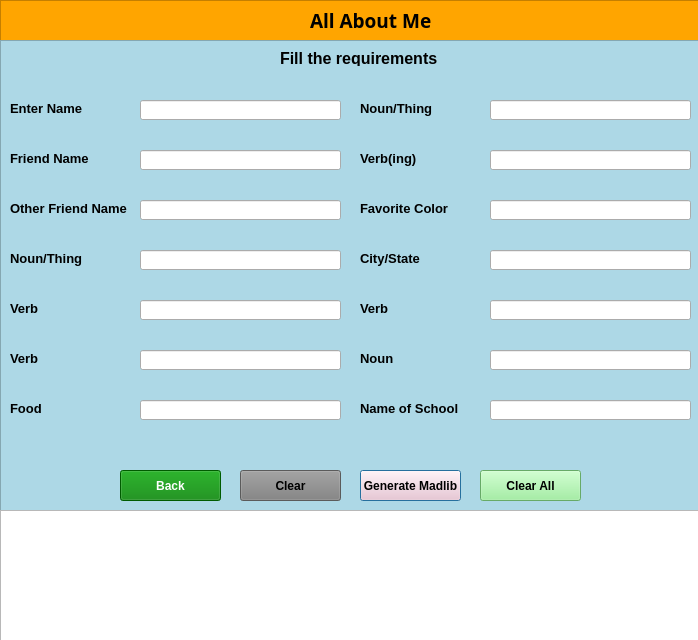
<?xml version="1.0" encoding="UTF-8"?>
<ui version="4.0">
 <class>Dialog</class>
 <widget class="QDialog" name="Dialog">
  <property name="geometry">
   <rect>
    <x>0</x>
    <y>0</y>
    <width>698</width>
    <height>640</height>
   </rect>
  </property>
  <property name="windowTitle">
   <string>Mad Lib 01</string>
  </property>
  <property name="styleSheet">
   <string notr="true">#frame1{
	background:orange;
}
#frame2{
background:lightblue;
}

#madlibbtn{
background:pink;
color:black;



}

#madlibbtn:hover{
border:1px dashed blue;
background:green;
color:white;
}

#clearbtn{
	background:gray;
	
}
#clearbtn:hover{
	background:red;
color:white;
	
}

#backbtn{
	background:green;
color:white;
}

#backbtn:hover{
	background:lightblue;
color:black;

	
}

#clearallbtn{
	background:lightgreen;

}

#clearallbtn:hover{
	background:rgba(200,10,20);
color:white;

}</string>
  </property>
  <widget class="QFrame" name="frame1">
   <property name="geometry">
    <rect>
     <x>0</x>
     <y>0</y>
     <width>701</width>
     <height>41</height>
    </rect>
   </property>
   <property name="frameShape">
    <enum>QFrame::StyledPanel</enum>
   </property>
   <property name="frameShadow">
    <enum>QFrame::Raised</enum>
   </property>
   <widget class="QLabel" name="title_label">
    <property name="geometry">
     <rect>
      <x>310</x>
      <y>10</y>
      <width>121</width>
      <height>21</height>
     </rect>
    </property>
    <property name="font">
     <font>
      <family>Rockwell</family>
      <pointsize>14</pointsize>
      <weight>75</weight>
      <italic>false</italic>
      <bold>true</bold>
      <strikeout>false</strikeout>
     </font>
    </property>
    <property name="mouseTracking">
     <bool>true</bool>
    </property>
    <property name="styleSheet">
     <string notr="true"/>
    </property>
    <property name="text">
     <string>All About Me</string>
    </property>
   </widget>
  </widget>
  <widget class="QFrame" name="frame2">
   <property name="geometry">
    <rect>
     <x>0</x>
     <y>40</y>
     <width>701</width>
     <height>471</height>
    </rect>
   </property>
   <property name="frameShape">
    <enum>QFrame::StyledPanel</enum>
   </property>
   <property name="frameShadow">
    <enum>QFrame::Raised</enum>
   </property>
   <widget class="QLabel" name="label">
    <property name="geometry">
     <rect>
      <x>280</x>
      <y>10</y>
      <width>161</width>
      <height>16</height>
     </rect>
    </property>
    <property name="font">
     <font>
      <family>Arial</family>
      <pointsize>12</pointsize>
      <weight>75</weight>
      <bold>true</bold>
     </font>
    </property>
    <property name="text">
     <string>Fill the requirements</string>
    </property>
   </widget>
   <widget class="QLabel" name="label_2">
    <property name="geometry">
     <rect>
      <x>10</x>
      <y>60</y>
      <width>81</width>
      <height>16</height>
     </rect>
    </property>
    <property name="font">
     <font>
      <pointsize>10</pointsize>
      <weight>75</weight>
      <bold>true</bold>
     </font>
    </property>
    <property name="text">
     <string>Enter Name</string>
    </property>
   </widget>
   <widget class="QLineEdit" name="name1">
    <property name="geometry">
     <rect>
      <x>140</x>
      <y>60</y>
      <width>201</width>
      <height>20</height>
     </rect>
    </property>
   </widget>
   <widget class="QLineEdit" name="noun1">
    <property name="geometry">
     <rect>
      <x>490</x>
      <y>60</y>
      <width>201</width>
      <height>20</height>
     </rect>
    </property>
    <property name="text">
     <string/>
    </property>
   </widget>
   <widget class="QLabel" name="label_5">
    <property name="geometry">
     <rect>
      <x>360</x>
      <y>60</y>
      <width>81</width>
      <height>16</height>
     </rect>
    </property>
    <property name="font">
     <font>
      <pointsize>10</pointsize>
      <weight>75</weight>
      <bold>true</bold>
     </font>
    </property>
    <property name="text">
     <string>Noun/Thing</string>
    </property>
   </widget>
   <widget class="QLineEdit" name="name2">
    <property name="geometry">
     <rect>
      <x>140</x>
      <y>110</y>
      <width>201</width>
      <height>20</height>
     </rect>
    </property>
   </widget>
   <widget class="QLabel" name="label_6">
    <property name="geometry">
     <rect>
      <x>10</x>
      <y>110</y>
      <width>111</width>
      <height>16</height>
     </rect>
    </property>
    <property name="font">
     <font>
      <pointsize>10</pointsize>
      <weight>75</weight>
      <bold>true</bold>
     </font>
    </property>
    <property name="text">
     <string>Friend Name</string>
    </property>
   </widget>
   <widget class="QLineEdit" name="verb1">
    <property name="geometry">
     <rect>
      <x>490</x>
      <y>110</y>
      <width>201</width>
      <height>20</height>
     </rect>
    </property>
   </widget>
   <widget class="QLabel" name="label_7">
    <property name="geometry">
     <rect>
      <x>360</x>
      <y>110</y>
      <width>81</width>
      <height>16</height>
     </rect>
    </property>
    <property name="font">
     <font>
      <pointsize>10</pointsize>
      <weight>75</weight>
      <bold>true</bold>
     </font>
    </property>
    <property name="text">
     <string>Verb(ing)</string>
    </property>
   </widget>
   <widget class="QLineEdit" name="name3">
    <property name="geometry">
     <rect>
      <x>140</x>
      <y>160</y>
      <width>201</width>
      <height>20</height>
     </rect>
    </property>
   </widget>
   <widget class="QLabel" name="label_8">
    <property name="geometry">
     <rect>
      <x>10</x>
      <y>160</y>
      <width>121</width>
      <height>16</height>
     </rect>
    </property>
    <property name="font">
     <font>
      <pointsize>10</pointsize>
      <weight>75</weight>
      <bold>true</bold>
     </font>
    </property>
    <property name="text">
     <string>Other Friend Name</string>
    </property>
   </widget>
   <widget class="QLineEdit" name="color">
    <property name="geometry">
     <rect>
      <x>490</x>
      <y>160</y>
      <width>201</width>
      <height>20</height>
     </rect>
    </property>
   </widget>
   <widget class="QLabel" name="label_9">
    <property name="geometry">
     <rect>
      <x>360</x>
      <y>160</y>
      <width>121</width>
      <height>16</height>
     </rect>
    </property>
    <property name="font">
     <font>
      <pointsize>10</pointsize>
      <weight>75</weight>
      <bold>true</bold>
     </font>
    </property>
    <property name="text">
     <string>Favorite Color</string>
    </property>
   </widget>
   <widget class="QLabel" name="label_10">
    <property name="geometry">
     <rect>
      <x>10</x>
      <y>210</y>
      <width>121</width>
      <height>16</height>
     </rect>
    </property>
    <property name="font">
     <font>
      <pointsize>10</pointsize>
      <weight>75</weight>
      <bold>true</bold>
     </font>
    </property>
    <property name="text">
     <string>Noun/Thing</string>
    </property>
   </widget>
   <widget class="QLineEdit" name="noun2">
    <property name="geometry">
     <rect>
      <x>140</x>
      <y>210</y>
      <width>201</width>
      <height>20</height>
     </rect>
    </property>
   </widget>
   <widget class="QLineEdit" name="city">
    <property name="geometry">
     <rect>
      <x>490</x>
      <y>210</y>
      <width>201</width>
      <height>20</height>
     </rect>
    </property>
   </widget>
   <widget class="QLabel" name="label_11">
    <property name="geometry">
     <rect>
      <x>360</x>
      <y>210</y>
      <width>121</width>
      <height>16</height>
     </rect>
    </property>
    <property name="font">
     <font>
      <pointsize>10</pointsize>
      <weight>75</weight>
      <bold>true</bold>
     </font>
    </property>
    <property name="text">
     <string>City/State</string>
    </property>
   </widget>
   <widget class="QLineEdit" name="verb2">
    <property name="geometry">
     <rect>
      <x>140</x>
      <y>260</y>
      <width>201</width>
      <height>20</height>
     </rect>
    </property>
   </widget>
   <widget class="QLabel" name="label_12">
    <property name="geometry">
     <rect>
      <x>10</x>
      <y>260</y>
      <width>121</width>
      <height>16</height>
     </rect>
    </property>
    <property name="font">
     <font>
      <pointsize>10</pointsize>
      <weight>75</weight>
      <bold>true</bold>
     </font>
    </property>
    <property name="text">
     <string>Verb</string>
    </property>
   </widget>
   <widget class="QLineEdit" name="verb3">
    <property name="geometry">
     <rect>
      <x>490</x>
      <y>260</y>
      <width>201</width>
      <height>20</height>
     </rect>
    </property>
   </widget>
   <widget class="QLabel" name="label_13">
    <property name="geometry">
     <rect>
      <x>360</x>
      <y>260</y>
      <width>121</width>
      <height>16</height>
     </rect>
    </property>
    <property name="font">
     <font>
      <pointsize>10</pointsize>
      <weight>75</weight>
      <bold>true</bold>
     </font>
    </property>
    <property name="text">
     <string>Verb</string>
    </property>
   </widget>
   <widget class="QLabel" name="label_14">
    <property name="geometry">
     <rect>
      <x>10</x>
      <y>310</y>
      <width>121</width>
      <height>16</height>
     </rect>
    </property>
    <property name="font">
     <font>
      <pointsize>10</pointsize>
      <weight>75</weight>
      <bold>true</bold>
     </font>
    </property>
    <property name="text">
     <string>Verb</string>
    </property>
   </widget>
   <widget class="QLineEdit" name="verb4">
    <property name="geometry">
     <rect>
      <x>140</x>
      <y>310</y>
      <width>201</width>
      <height>20</height>
     </rect>
    </property>
   </widget>
   <widget class="QLabel" name="label_15">
    <property name="geometry">
     <rect>
      <x>360</x>
      <y>310</y>
      <width>121</width>
      <height>16</height>
     </rect>
    </property>
    <property name="font">
     <font>
      <pointsize>10</pointsize>
      <weight>75</weight>
      <bold>true</bold>
     </font>
    </property>
    <property name="text">
     <string>Noun</string>
    </property>
   </widget>
   <widget class="QLineEdit" name="noun3">
    <property name="geometry">
     <rect>
      <x>490</x>
      <y>310</y>
      <width>201</width>
      <height>20</height>
     </rect>
    </property>
   </widget>
   <widget class="QLabel" name="label_16">
    <property name="geometry">
     <rect>
      <x>10</x>
      <y>360</y>
      <width>121</width>
      <height>16</height>
     </rect>
    </property>
    <property name="font">
     <font>
      <pointsize>10</pointsize>
      <weight>75</weight>
      <bold>true</bold>
     </font>
    </property>
    <property name="text">
     <string>Food</string>
    </property>
   </widget>
   <widget class="QLineEdit" name="food">
    <property name="geometry">
     <rect>
      <x>140</x>
      <y>360</y>
      <width>201</width>
      <height>20</height>
     </rect>
    </property>
   </widget>
   <widget class="QLabel" name="label_17">
    <property name="geometry">
     <rect>
      <x>360</x>
      <y>360</y>
      <width>121</width>
      <height>16</height>
     </rect>
    </property>
    <property name="font">
     <font>
      <pointsize>10</pointsize>
      <weight>75</weight>
      <bold>true</bold>
     </font>
    </property>
    <property name="text">
     <string>Name of School</string>
    </property>
   </widget>
   <widget class="QLineEdit" name="school">
    <property name="geometry">
     <rect>
      <x>490</x>
      <y>360</y>
      <width>201</width>
      <height>20</height>
     </rect>
    </property>
   </widget>
   <widget class="QPushButton" name="madlibbtn">
    <property name="geometry">
     <rect>
      <x>360</x>
      <y>430</y>
      <width>101</width>
      <height>31</height>
     </rect>
    </property>
    <property name="font">
     <font>
      <family>Arial</family>
      <pointsize>9</pointsize>
      <weight>75</weight>
      <bold>true</bold>
     </font>
    </property>
    <property name="cursor">
     <cursorShape>PointingHandCursor</cursorShape>
    </property>
    <property name="text">
     <string>Generate Madlib</string>
    </property>
   </widget>
   <widget class="QPushButton" name="clearbtn">
    <property name="geometry">
     <rect>
      <x>240</x>
      <y>430</y>
      <width>101</width>
      <height>31</height>
     </rect>
    </property>
    <property name="font">
     <font>
      <family>Arial</family>
      <pointsize>9</pointsize>
      <weight>75</weight>
      <bold>true</bold>
     </font>
    </property>
    <property name="cursor">
     <cursorShape>PointingHandCursor</cursorShape>
    </property>
    <property name="text">
     <string>Clear</string>
    </property>
   </widget>
   <widget class="QPushButton" name="backbtn">
    <property name="geometry">
     <rect>
      <x>120</x>
      <y>430</y>
      <width>101</width>
      <height>31</height>
     </rect>
    </property>
    <property name="font">
     <font>
      <family>Arial</family>
      <pointsize>9</pointsize>
      <weight>75</weight>
      <bold>true</bold>
     </font>
    </property>
    <property name="cursor">
     <cursorShape>PointingHandCursor</cursorShape>
    </property>
    <property name="text">
     <string>Back</string>
    </property>
   </widget>
   <widget class="QPushButton" name="clearallbtn">
    <property name="geometry">
     <rect>
      <x>480</x>
      <y>430</y>
      <width>101</width>
      <height>31</height>
     </rect>
    </property>
    <property name="font">
     <font>
      <family>Arial</family>
      <pointsize>9</pointsize>
      <weight>75</weight>
      <bold>true</bold>
     </font>
    </property>
    <property name="cursor">
     <cursorShape>PointingHandCursor</cursorShape>
    </property>
    <property name="text">
     <string>Clear All</string>
    </property>
   </widget>
  </widget>
  <widget class="QTextEdit" name="textEdit">
   <property name="geometry">
    <rect>
     <x>0</x>
     <y>510</y>
     <width>701</width>
     <height>131</height>
    </rect>
   </property>
  </widget>
 </widget>
 <resources/>
 <connections/>
</ui>
